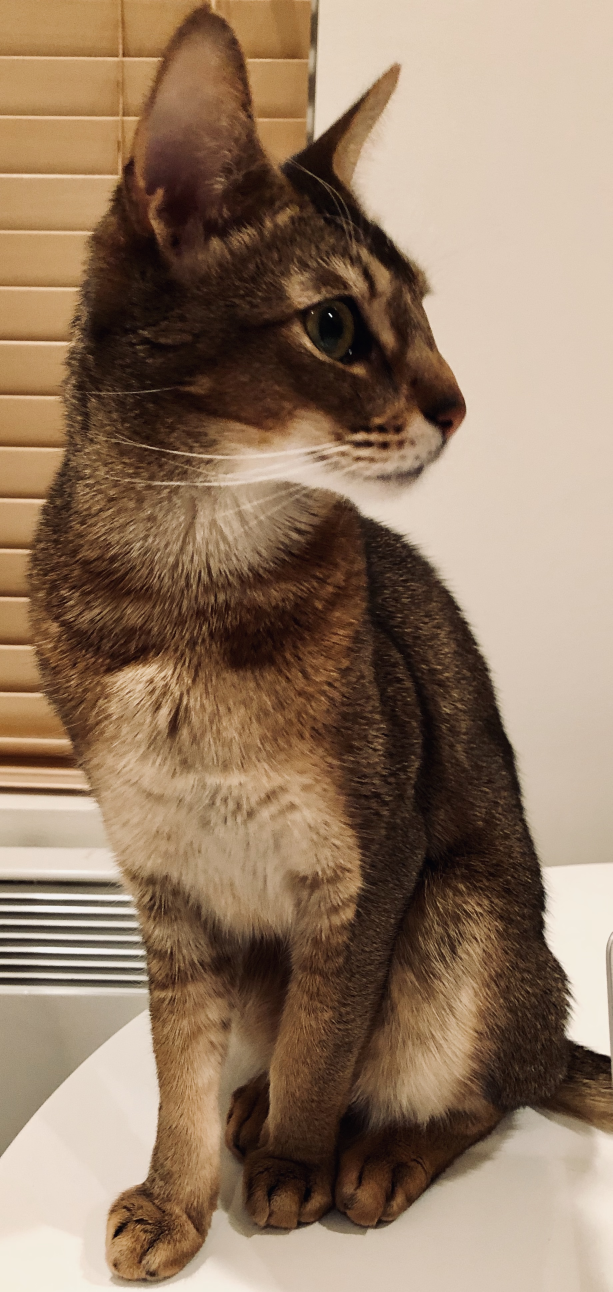
#> input picture rafiki2.jpeg, 1837 x 3875 px (shown at 1/3 size)
$ python ascii-image.py
#> lines starting #> are read from the running program, lines starting #| are printed output that depends on the picture
from PIL import Image
import os, sys


def openImage():
    #Check if valid file
    filename = input('please enter full path to image file: ')
    if not os.path.isfile(filename):
        filename = input('please enter valid file: ')
    im = Image.open(filename)
    # [4 lines of commented-out code are left out]
    return im


def makePixelMatrix(im):
    im.thumbnail([200,200])
    w,h = im.size
    pixels = list(im.getdata())
    return [pixels[i:i+w] for i in range(0, w*h, w)]

def makeBrightnessMatrix(pixels, option): #option: 1 for average, 2 for lightness, 3 for luminosity
    matrix = []
    for row in pixels:
        newrow = []
        for pi in row:
            if (option == 1):
                newrow.append((pi[0]+pi[1]+pi[2])/3)
            elif (option ==2):
                newrow.append((max(pi)+min(pi))/2)
            else:
                newrow.append(0.21*pi[0]+0.72*pi[1]+0.07*pi[2])

        matrix.append(newrow)
    return matrix

def toASCII(intensity_matrix):
    asciiChars ='"`^\",:;Il!i~+_-?][}{1)(|\\/tfjrxnuvczXYUJCLQ0OZmwqpdbkhao*#MW&8%B@$"'
    asciiMatrix = []
    for row in intensity_matrix:
        asciiRow = []
        for pi in row:
            value = int(pi/255*len(asciiChars))-1
            asciiRow.append(asciiChars[value])
        asciiMatrix.append(asciiRow)
    return asciiMatrix

def printFormatASCII(aMatrix):
    for row in aMatrix:
        for p in row:
            print(p,end='')
        print('\n')

def saveToFile(filename, aMatrix):
    f = open(filename, 'w')
    for row in aMatrix:
        for p in row:
            f.write(p+p) #currently only doubling chars
        f.write('\n')
    f.close()

def readOption():
    choice = input("Select the mapping type RBG to brightness desired:\n1 for average\n2 for lightness\n3 for luminosity ")
    if choice not in {'1', '2', '3'}:
        choice = input("Select a valid option (1,2,3): ")
    return choice


def main():
    im = openImage()
#> the answer given: rafiki2.jpeg
#> in openImage, im is the input picture: PIL image 1837x3875 RGB; mean R, G, B 146.4, 121.8, 99.5
    pixels = makePixelMatrix(im)
#> in makePixelMatrix, `im.thumbnail([200,200])`:
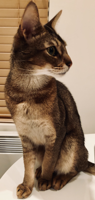
#> im: PIL image 95x200 RGB; mean R, G, B 146.4, 121.8, 99.5
#> in makePixelMatrix, `pixels = list(im.getdata())`: pixels = 19000 items, first 6: (191, 149, 95), (191, 149, 96), (191, 148, 95), (191, 147, 94), (190, 147, 92), (190, 147, 92)
#> pixels = 200 items
    o = readOption()
#> the answer given: 1
    inten_matrix = makeBrightnessMatrix(pixels, o)
#> inten_matrix = 200 items
    aMatrix = toASCII(inten_matrix)
#> aMatrix = 200 items
    printFormatASCII(aMatrix)
#> the loop in printFormatASCII, `for row in aMatrix:` made 200 passes
#| JJJJUUUUUUUUUUUUUXczUUUUYYUYXcvtvJczXXYYYXnxxuccUOoaaaaaaaaaaaaaaaaaaaaaaahhhhhhhhhhhhhhhhhhhhh
#| JJJJJUJUUJJUJUUUUYzcYUYYYXYzcx)]\XzvzzzXXcnxxxuuu0oaaaaaaaaaaaaaaaaaaaaahhhhhhhhhhhhhhhhhhhhhhh
#| JJJJJUJJJJJUUUUUYYcvYUUUYYYzx{__-1xcXXXXXcuxxxnu(Coaaaaaaaaaaaaaaaaahhhhhhhhhhhhhhhhhhhhhhhhhhh
#| JJJJJUUJJUJUUUUYXzunXYUYYYXv(__??_-rYXXXzcuxxxnu1L*aaaaaaaaaaaaaaaaaahhhhhhhhhhhhhhhhhhhhhhhhhh
#| JJJJJJJJJJJUUUUYXzvnXYYYYYz/??]}}[-{cYXzccvxxrnn1Q*aooaaaaaaaaaaaaaaahhhhhhhhhhhhhhhhhhhhhhhhhh
#| UUUUYUUUUUUYUUUXXzcnzYYXXzx[?1||(1{}fYXzccvnrjxn{0*oaoaaaaaaaaaaaaaaahaahhhhhhhhhhhhhhhhhhhhhhh
#| XXYYXXYXYYYYXXXXzvcxczzXzu([)\tjf|)??vzvvvuxffjx)O*oaaaaaaaaaahaaaaaahhhhhhhhhhhhhhhhhhhhhhhhhh
#| vuuuuuvvuvvuuuuuunvfxxnnxt{1frxnxf|]-tuxxxxj/\/xxw*oooaaaaaaaahhaaahhhhhhhhhhhhhhhhhhhhhhhhhhhh
#> (further printed lines are left out)
    fileN = input("input file name to save ascii art. Warning, will override existing content of file if it already exists: ")
#> the answer given: out.png
    if fileN !='':
        saveToFile(fileN, aMatrix)


if __name__ == "__main__":
    main()
